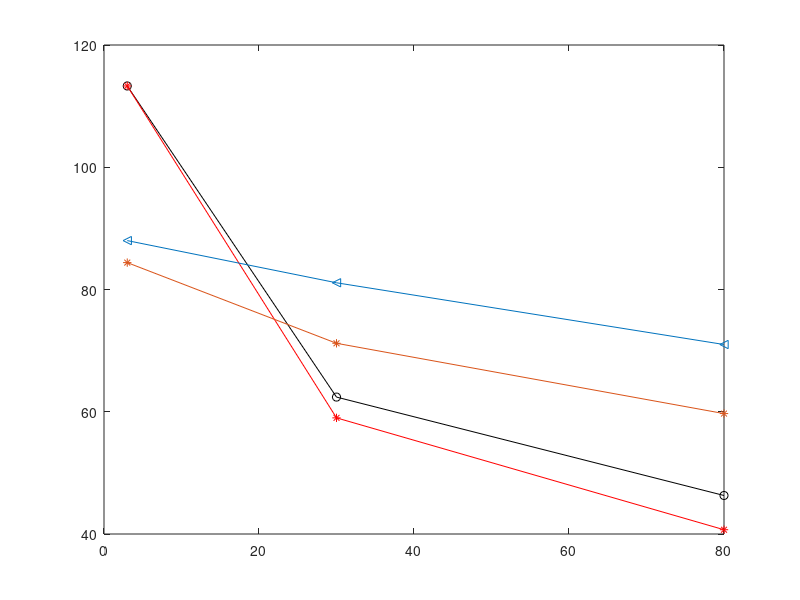

The MATLAB script that drew this image: (Note: this script raises an error after producing the figure.)
% SYNTHESIS FOR FPGA 
% used Mentor Graphics Precision RTL Synthesis 2003a.29
% Synthesized for Altera Excalibur ARM, frequency 20 MHz
%
% Uses double_fifo_muxed_read components 
% which include two FIFOs and a read multiplexer
% FIFOs are 3b wide

close all
clear all

% Vertailussa kaytetyt fifojen pituudet
length      = [3    30    80]


% Max clock frequency
% (library set up time 0.17 ns is left out of these results)
delay_casev3        = [113.3 62.4  46.3]
delay_casev4        = [113.3 59.0  40.7]
delay_im_case       = [ 88.0 81.1  71.0]
delay_im            = [ 84.4 71.2  59.7]

% Areas [IOs]
%io_casev3        = [   32     32      32]
%io_casev4        = [   32     32      32]
%io_im_case       = [   32     32      32]

% Areas [LCs]
area_casev3        = [   90    858    2370]
area_casev4        = [   90    864    2394]
area_im_case       = [   94   1098    2744]
area_im            = [  126   1090    2730]

% Areas total
%area_casev3        = io_casev3 +lc_casev3
%area_casev4        = io_casev4 +lc_casev4
%area_im_case       = io_im_case +lc_im_case



% Plot figures
% Delay figure
%figure
%plot ( length, delay_im, 'r-o')
%hold on
%plot ( length, delay_iom, '-<')
%hold on
%plot ( length, delay_shift, 'k-*')
%hold on
%plot ( length, delay_slotted_shift, 'bo-')
%hold on
plot ( length, delay_casev3, 'k-o')
hold on
plot ( length, delay_casev4, 'r-*')
hold on
plot ( length, delay_im_case, '-<')
hold on
plot ( length, delay_im, '-*')
hold on

legend ('casev3', 'casev4', 'in-mux-case', 'in-mux', 0)
title (['Max frequency (MHz) of 3-bit double-FIFO'])
xlabel ('Depth of FIFOs')
ylabel ('Max Frequency [MHz]')
axis ([0 82 0 120])

% Area figure
figure
%plot ( length, area_im, 'r-o')
%hold on
%plot ( length, area_iom, '-<')
%hold on
%plot ( length, area_shift, 'k-*')
%hold on
%plot ( length, area_slotted_shift, 'bs-')
%hold on
plot ( length, area_casev3, 'k-o')
hold on
plot ( length, area_casev4, 'r-*')
hold on
plot ( length, area_im_case, '-<')
hold on
plot ( length, area_im_case, '-*')
hold on
legend ('casev3', 'casev4', 'in-mux-case', 'in-mux', 0)

title (['Area (LC) of 3-bit double-FIFO'])
xlabel ('Depth of FIFOs')
ylabel ('Area [LC]')
axis ([0 82 0 3000])

